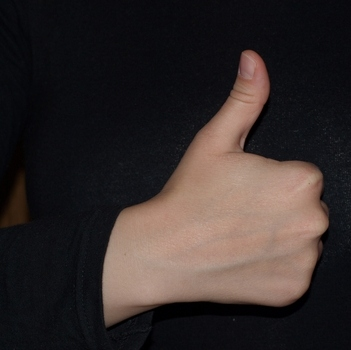
#> input picture data/Training-Dataset/Images/1_P_hgr1_id02_1.jpg, 351 x 350 px; its folder holds only this picture in this run
$ jupyter execute --allow-errors data_augmentation.ipynb
#> lines starting #> are read from the running program, lines starting #| are printed output that depends on the picture
[cell 1]
from os import path

import matplotlib.pyplot as plt
import scipy.ndimage
import numpy as np
import cv2
import os

[cell 2]
train_img_path       = "../data/Training-Dataset/Images/"
train_mask_path      = "../data/Training-Dataset/Masks-Ideal/"
train_pred_mask_path = "../data/Training-Dataset/Predicted-Masks/"

valid_img_path       = "../data/Validation-Dataset/Images/"
valid_mask_path      = "../data/Validation-Dataset/Masks-Ideal/"
valid_pred_mask_path = "../data/Validation-Dataset/Predicted-Masks/"

### Loading Data

[cell 3]
def load_images_from_folder(folder):
    images = {}
    for filename in os.listdir(folder):
        img = cv2.imread(os.path.join(folder,filename))
        if img is not None:
            images[filename.split('.')[0]] = img  #remove extension from file name
    return images

[cell 4]
images      = load_images_from_folder(train_img_path)
#> in load_images_from_folder, img is the input picture: shape (350, 351, 3); mean B, G, R 43, 44.3, 52.7
#> images = 1 item
#> (the rest of this cell did not finish here and is left out)

pred_masks  = load_images_from_folder(train_pred_mask_path)

[cell 5]
valid_images     = load_images_from_folder(valid_img_path)
#> valid_images = 1 item
#> (the rest of this cell did not finish here and is left out)

valid_pred_masks = load_images_from_folder(valid_pred_mask_path)

[cell 6]
plt.title("Example Image")
#> (the rest of this cell did not finish here and is left out)

### Functional Code

[cell 7]
def dataAugmentation(images):  # Performs basic augmentation: 90-degrees rotation and flips
    augmentation = {}
    for key in images.keys():
        image = images[key].copy()
        augmentation[key] = image
        augmentation[key + '_clock_wise'] = cv2.rotate(image, cv2.ROTATE_90_CLOCKWISE)
        augmentation[key + '_counter_clock_wise'] = cv2.rotate(image, cv2.ROTATE_90_COUNTERCLOCKWISE)
        augmentation[key + '_vertical'] = cv2.flip(image, 0)
        augmentation[key + '_horizontal'] = cv2.flip(image, 1)
        augmentation[key + '_horizontal_vertical'] = cv2.flip(image, -1)

    return augmentation

[cell 8]
def extensiveDataAugmentation(data, folderName, augment = True): # Performs extensive augmentation: n-degrees rotation
    augmentation = {}
    print("augmenting")

    if augment:
        for key in data.keys():
            for i in range(0,360,12):
                augmentation[str(key) + 'rotation' + str(i)] = scipy.ndimage.rotate(data[key], i, reshape=False, cval = 255, mode='constant')
    else:
        augmentation = data

    print("resizing")
    resize = resizeData(augmentation, filter = False)

    augmented = []
    labels = []
    for key_ in resize.keys():
        inv = 255-resize[key_]
        img = inv.clip(max=1)
        #print(np.unique(img))
        augmented.append(img)
        labels.append(np.array(folderName-1))

    return np.array(augmented), np.array(labels)

[cell 9]
def resizeData(images, width=256, height=256, filter=True, kernel_size=5):
    resize = {}
    for key in images.keys():
        image = images[key].copy()

        if filter:
            image = cv2.GaussianBlur(image, (kernel_size, kernel_size),0 )

        resize[key] = cv2.resize(image, (width, height), interpolation = cv2.INTER_AREA)

    return resize

[cell 10]
def storeData(folder, data):
    for key in data.keys():
        img = data[key]
        cv2.imwrite(folder + key + '.jpg', img)

### Data Augmentation - Rotation & Flip

#> (a cell that did not finish here is left out)

#> the loop in dataAugmentation, `for key in images.keys():` made 1 pass
#> key on pass 1: '1_P_hgr1_id02_1'
#> after the loop in dataAugmentation, `for key in images.keys():`: augmentation = 6 items
    augmented_masks      = dataAugmentation(masks)
    augmented_pred_masks = dataAugmentation(pred_masks)

#> (a cell that did not finish here is left out)

#> the loop in dataAugmentation (call 2), `for key in images.keys():` made 1 pass
    augmented_valid_masks      = dataAugmentation(valid_masks)
    augmented_valid_pred_masks = dataAugmentation(valid_pred_masks)

[cell 13]
# Uncomment under plots for viz purpose & Comment under plots if cnn.ipynb is using this notebook
'''
plt.title("Example Image")
plt.imshow(cv2.cvtColor(augmented_images['3_P_hgr1_id05_3'], cv2.COLOR_BGR2RGB))
plt.show()
plt.title("Image Rotated Clock-Wise")
plt.imshow(cv2.cvtColor(augmented_images['3_P_hgr1_id05_3_clock_wise'], cv2.COLOR_BGR2RGB))
plt.show()
plt.title("Image Rotated Counter-Clock-Wise")
plt.imshow(cv2.cvtColor(augmented_images['3_P_hgr1_id05_3_counter_clock_wise'], cv2.COLOR_BGR2RGB))
plt.show()
plt.title("Image Flip Vertical")
plt.imshow(cv2.cvtColor(augmented_images['3_P_hgr1_id05_3_vertical'], cv2.COLOR_BGR2RGB))
plt.show()
plt.title("Image Flip Horizontal")
plt.imshow(cv2.cvtColor(augmented_images['3_P_hgr1_id05_3_horizontal'], cv2.COLOR_BGR2RGB))
plt.show()
plt.title("Image Flip Horizontal Vertical")
plt.imshow(cv2.cvtColor(augmented_images['3_P_hgr1_id05_3_horizontal_vertical'], cv2.COLOR_BGR2RGB))
plt.show()
'''

### Data Uniform Size

#> (a cell that did not finish here is left out)

#> the loop in resizeData, `for key in images.keys():` made 6 passes
#> pass 2, in resizeData, `image = images[key].copy()`:
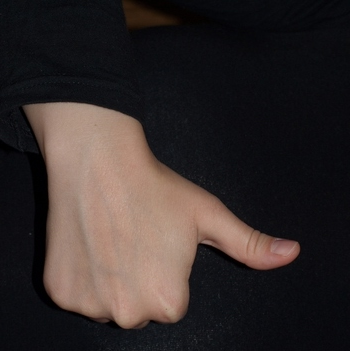
#> image: shape (351, 350, 3); mean of channels 0, 1, 2 43, 44.3, 52.7; drawn as B, G, R
#> pass 3, in resizeData, `image = images[key].copy()`:
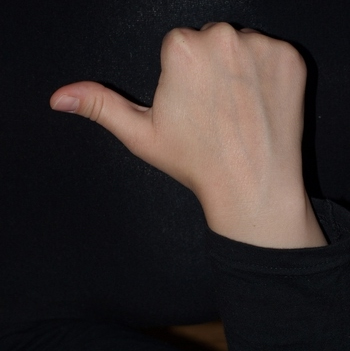
#> image: shape (351, 350, 3); mean of channels 0, 1, 2 43, 44.3, 52.7; drawn as B, G, R
#> after the loop in resizeData, `for key in images.keys():`:
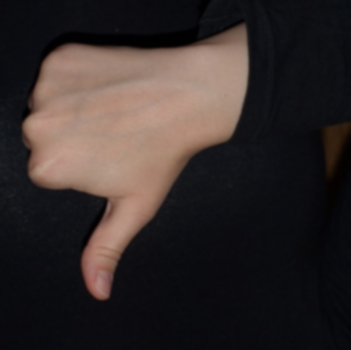
#> image: shape (350, 351, 3); mean of channels 0, 1, 2 43, 44.3, 52.7; drawn as B, G, R
    resized_masks       = resizeData(augmented_masks, filter=False)
    resized_pred_masks  = resizeData(augmented_pred_masks, filter=False)

#> (a cell that did not finish here is left out)

#> the loop in resizeData (call 2), `for key in images.keys():` made 6 passes
    resized_valid_masks       = resizeData(augmented_valid_masks, filter=False)
    resized_valid_pred_masks  = resizeData(augmented_valid_pred_masks, filter=False)

[cell 16]
# Uncomment under plots for viz purpose & Comment under plots if cnn.ipynb is using this notebook
'''
plt.title("Image Flip Vertical Resized")
plt.imshow(cv2.cvtColor(resized_images['3_P_hgr1_id05_3_vertical'], cv2.COLOR_BGR2RGB))
plt.show()
plt.title("Image Flip Horizontal Resized")
plt.imshow(cv2.cvtColor(resized_images['3_P_hgr1_id05_3_horizontal'], cv2.COLOR_BGR2RGB))
plt.show()
'''

[cell 17]
# Uncomment under plots for viz purpose & Comment under plots if cnn.ipynb is using this notebook
'''
plt.title("Image Flip Vertical Resized")
plt.imshow(cv2.cvtColor(resized_images['3_P_hgr1_id05_3'], cv2.COLOR_BGR2RGB))
plt.show()
plt.title("Ideal Mask Flip Vertical Resized")
plt.imshow(cv2.cvtColor(resized_masks['3_P_hgr1_id05_3'], cv2.COLOR_BGR2RGB))
plt.show()
plt.title("Predicted Mask Flip Vertical Resized")
plt.imshow(cv2.cvtColor(resized_pred_masks['3_P_hgr1_id05_3'], cv2.COLOR_BGR2RGB))
plt.show()
'''

#> (a cell that did not finish here is left out)

#> the loop in storeData, `for key in data.keys():` made 6 passes
    storeData("../data/Training-Dataset/Resize-Augmented-Masks/", resized_masks)
    storeData("../data/Training-Dataset/Resize-Augmented-Predicted-Masks/", resized_pred_masks)

#> (a cell that did not finish here is left out)

#> the loop in storeData (call 2), `for key in data.keys():` made 6 passes

$ run again, on data/Training-Dataset/Images/2_P_hgr1_id03_2.jpg
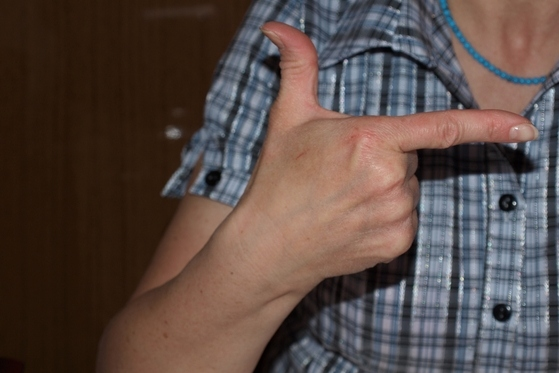
#> input picture data/Training-Dataset/Images/2_P_hgr1_id03_2.jpg, 559 x 373 px
#> in load_images_from_folder, img is the input picture: shape (373, 559, 3); mean B, G, R 69.3, 74.6, 90
#> images = 1 item
#> the loop in dataAugmentation, `for key in images.keys():` made 1 pass
#> key on pass 1: '2_P_hgr1_id03_2'
#> after the loop in dataAugmentation, `for key in images.keys():`: augmentation = 6 items
#> the loop in dataAugmentation (call 2), `for key in images.keys():` made 1 pass
#> the loop in resizeData, `for key in images.keys():` made 6 passes
#> after the loop in resizeData, `for key in images.keys():`:
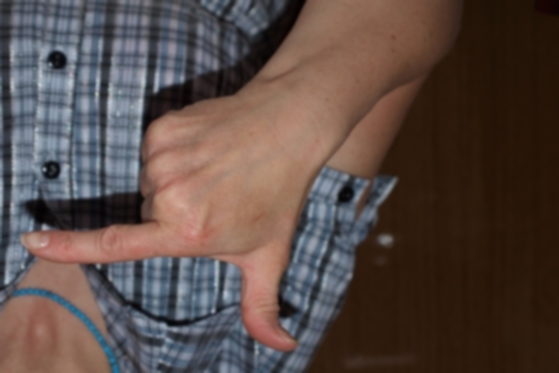
#> image: shape (373, 559, 3); mean of channels 0, 1, 2 69.3, 74.6, 90; drawn as B, G, R
#> the loop in resizeData (call 2), `for key in images.keys():` made 6 passes
#> the loop in storeData, `for key in data.keys():` made 6 passes
#> pass 3, in storeData, `img = data[key]`:
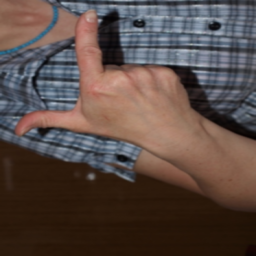
#> img: shape (256, 256, 3); mean of channels 0, 1, 2 69.3, 74.6, 90; drawn as B, G, R
#> the loop in storeData (call 2), `for key in data.keys():` made 6 passes

$ run again, on data/Training-Dataset/Images/2_P_hgr1_id04_1.jpg
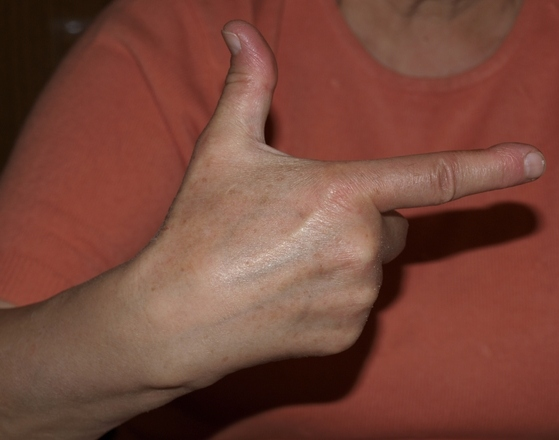
#> input picture data/Training-Dataset/Images/2_P_hgr1_id04_1.jpg, 559 x 440 px
#> in load_images_from_folder, img is the input picture: shape (440, 559, 3); mean B, G, R 58.4, 70.9, 119.6
#> images = 1 item
#> the loop in dataAugmentation, `for key in images.keys():` made 1 pass
#> key on pass 1: '2_P_hgr1_id04_1'
#> after the loop in dataAugmentation, `for key in images.keys():`: augmentation = 6 items
#> the loop in dataAugmentation (call 2), `for key in images.keys():` made 1 pass
#> the loop in resizeData, `for key in images.keys():` made 6 passes
#> after the loop in resizeData, `for key in images.keys():`:
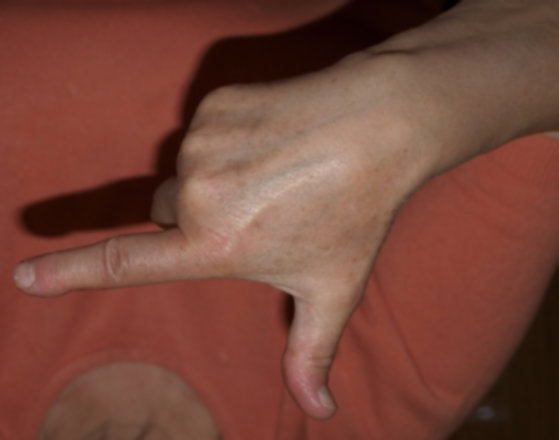
#> image: shape (440, 559, 3); mean of channels 0, 1, 2 58.4, 71, 119.6; drawn as B, G, R
#> the loop in resizeData (call 2), `for key in images.keys():` made 6 passes
#> the loop in storeData, `for key in data.keys():` made 6 passes
#> pass 3, in storeData, `img = data[key]`:
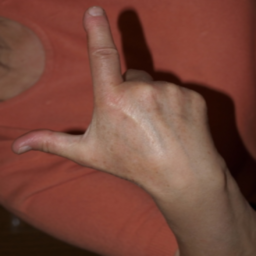
#> img: shape (256, 256, 3); mean of channels 0, 1, 2 58.4, 71, 119.6; drawn as B, G, R
#> the loop in storeData (call 2), `for key in data.keys():` made 6 passes

$ run again, on data/Training-Dataset/Images/2_P_hgr1_id04_2.jpg
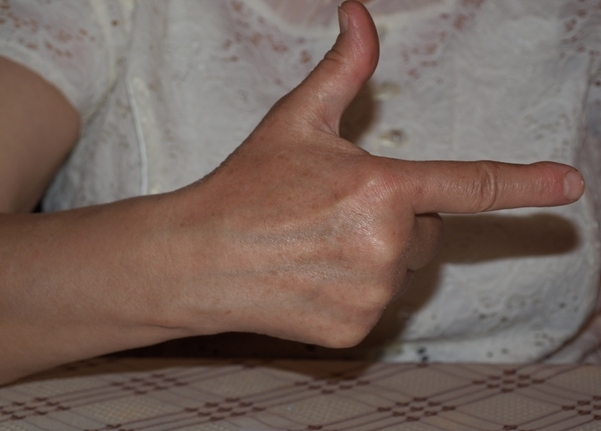
#> input picture data/Training-Dataset/Images/2_P_hgr1_id04_2.jpg, 601 x 431 px
#> in load_images_from_folder, img is the input picture: shape (431, 601, 3); mean B, G, R 91.5, 99.7, 117.8
#> images = 1 item
#> the loop in dataAugmentation, `for key in images.keys():` made 1 pass
#> key on pass 1: '2_P_hgr1_id04_2'
#> after the loop in dataAugmentation, `for key in images.keys():`: augmentation = 6 items
#> the loop in dataAugmentation (call 2), `for key in images.keys():` made 1 pass
#> the loop in resizeData, `for key in images.keys():` made 6 passes
#> after the loop in resizeData, `for key in images.keys():`:
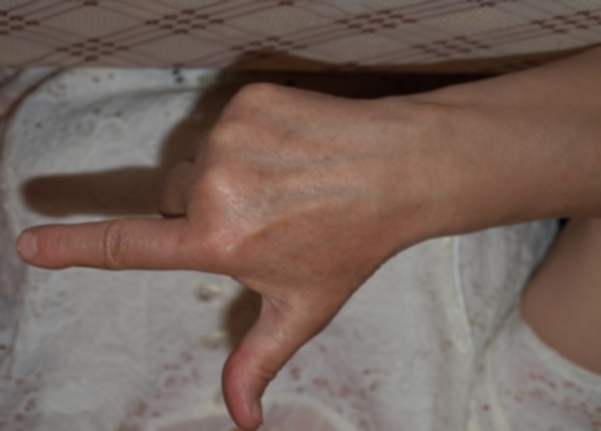
#> image: shape (431, 601, 3); mean of channels 0, 1, 2 91.5, 99.7, 117.8; drawn as B, G, R
#> the loop in resizeData (call 2), `for key in images.keys():` made 6 passes
#> the loop in storeData, `for key in data.keys():` made 6 passes
#> pass 3, in storeData, `img = data[key]`:
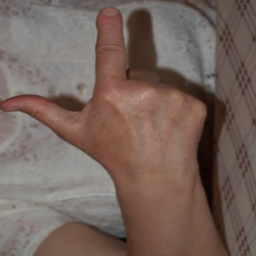
#> img: shape (256, 256, 3); mean of channels 0, 1, 2 91.5, 99.7, 117.8; drawn as B, G, R
#> the loop in storeData (call 2), `for key in data.keys():` made 6 passes

$ run again, on data/Training-Dataset/Images/1_P_hgr1_id04_2.jpg
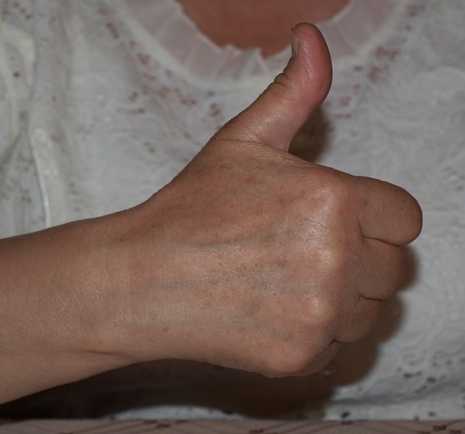
#> input picture data/Training-Dataset/Images/1_P_hgr1_id04_2.jpg, 465 x 434 px
#> in load_images_from_folder, img is the input picture: shape (434, 465, 3); mean B, G, R 94.6, 101.9, 119.6
#> images = 1 item
#> the loop in dataAugmentation, `for key in images.keys():` made 1 pass
#> key on pass 1: '1_P_hgr1_id04_2'
#> after the loop in dataAugmentation, `for key in images.keys():`: augmentation = 6 items
#> the loop in dataAugmentation (call 2), `for key in images.keys():` made 1 pass
#> the loop in resizeData, `for key in images.keys():` made 6 passes
#> after the loop in resizeData, `for key in images.keys():`:
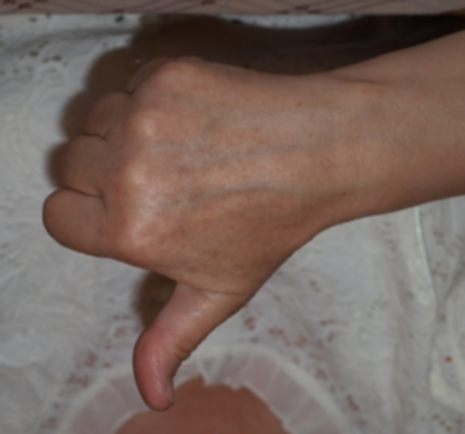
#> image: shape (434, 465, 3); mean of channels 0, 1, 2 94.6, 101.9, 119.6; drawn as B, G, R
#> the loop in resizeData (call 2), `for key in images.keys():` made 6 passes
#> the loop in storeData, `for key in data.keys():` made 6 passes
#> pass 3, in storeData, `img = data[key]`:
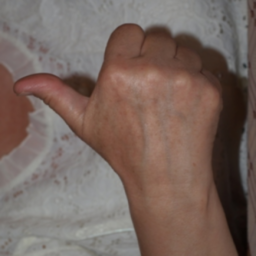
#> img: shape (256, 256, 3); mean of channels 0, 1, 2 94.6, 101.9, 119.6; drawn as B, G, R
#> the loop in storeData (call 2), `for key in data.keys():` made 6 passes
